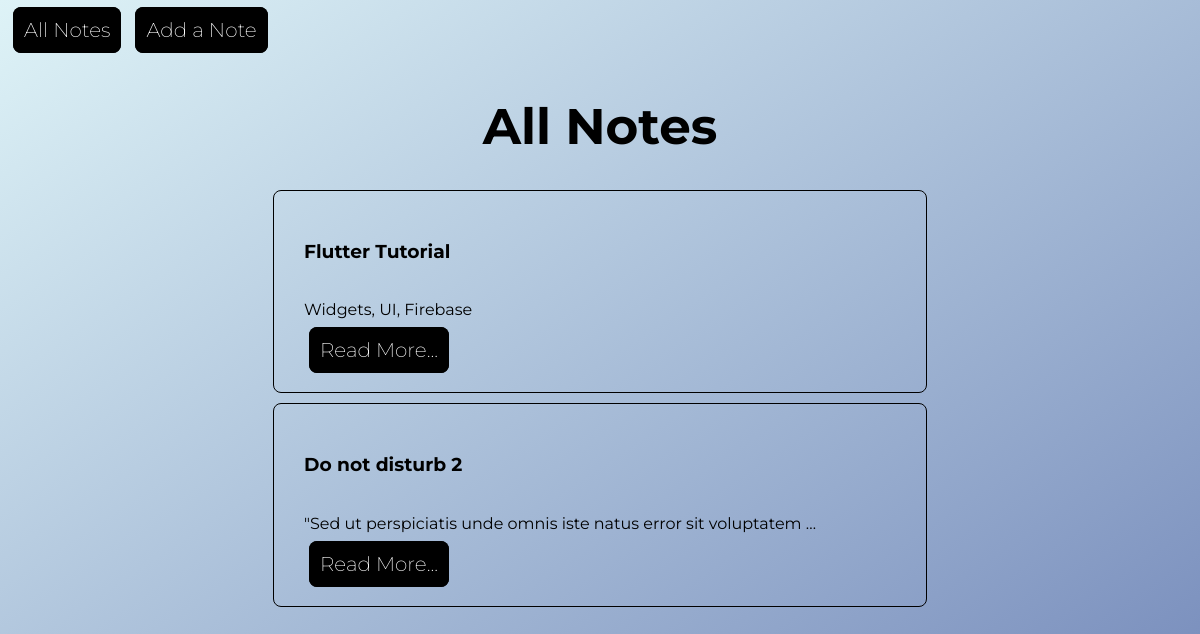
The page / on the database its author committed.
### notes/models.py (models this page shows, shortened)
class Note(models.Model):
    title = models.CharField(max_length=100)
    note = models.TextField()

### notes/views.py (the view)
# urls.py: path('', views.all_notes, name='all_notes'),
def all_notes(request):
    return render(request, 'notes/index.html', {'notes': Note.objects.all()})

### notes/templates/notes/index.html
{% extends 'notes/navbar.html' %}
 {% block body %}
 <h1>All Notes</h1>
<main>
 {% for note in notes %}
    <div class='note-item'>
        <h3>{{note.title}} </h3><br>
        {{ note.note|truncatewords:10 }}<br><br>
        <a href ="{% url 'view_note' note.id %}">Read More...</a>
    </div>
{% endfor %}
</main>
 {% endblock body %}

### notes/templates/notes/navbar.html (shortened to what this page needs)
<!DOCTYPE html>
<html lang="en">
<head>
</head>
<body>
<div style="padding-top: 10px;">
    <nav>
        <a href="{% url 'all_notes' %}">All Notes</a>
        <a href="{% url 'add_note' %}">Add a Note</a>
    </nav>
</div>
{% block body %}
{% endblock %}
</body>
</html>

### notes/templates/notes/navbar.html (style rules this page uses)
html { height: 100%; }
body { background-image: linear-gradient(to bottom right, #def3f7, #7186b8); }
a { font-family: 'Montserrat', sans-serif; text-decoration: none; font-size: 20px; font-weight: 200; color: white; background-color: black; border-radius: 8px; margin: 5px; padding: 10px; border: solid 1px black; transition: transform .2s; }
h1 { text-align: center; font-family: 'Montserrat', sans-serif; font-size: 50px; padding-top: 20px; font-weight: 80px; }
.note-item { border: solid 1px black; width: 50%; display: block; margin: 0 auto; font-family: 'Montserrat', sans-serif; padding: 30px; border-radius: 8px; margin-bottom: 10px; }

### rows shown on the page
Note: title "Flutter Tutorial", note "Widgets, UI, Firebase"
Note: title "Do not disturb 2", note "\"Sed ut perspiciatis unde omnis iste natus error sit voluptatem …"
